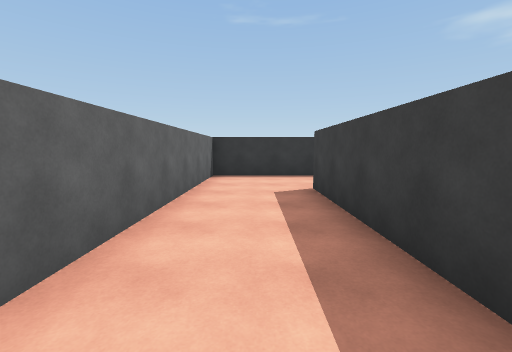
View 1 (above)

23 first-person views from a walk through a 3-D level made in the Unity game engine. The camera is 1.5 m above the floor, tilts 6° down and sees 90° across. The floor is counted in squares, 1.8 m on a side. Each view is taken from the middle of a square. On the plan, view 1 faces up. The plan holds only what a view shows up to about 10 squares ahead; the rest is blank. The place goes on beyond the plan. The player is left out.

View 2
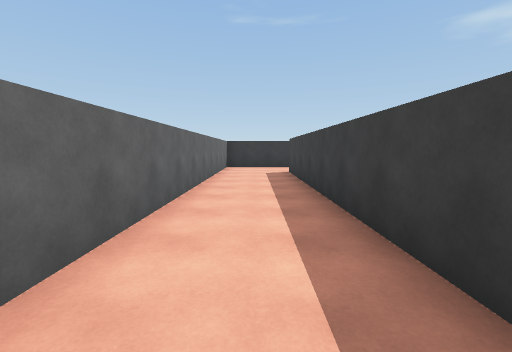

View 3
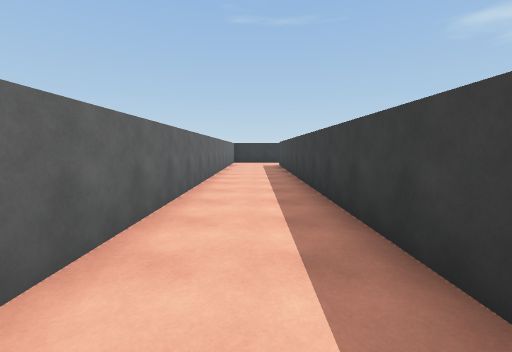

View 4
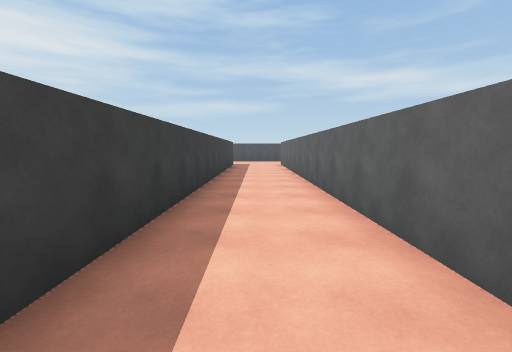

View 5
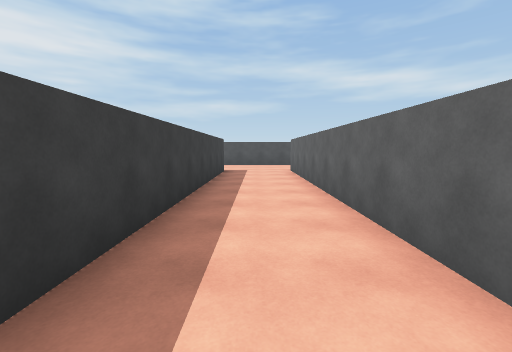

View 6
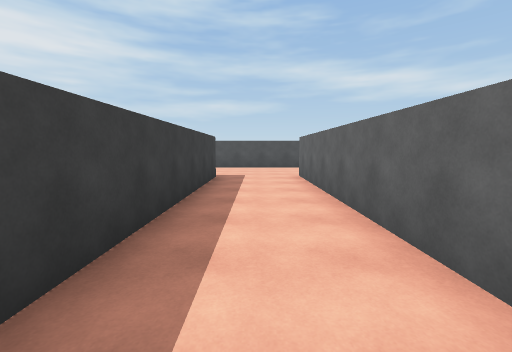

View 7
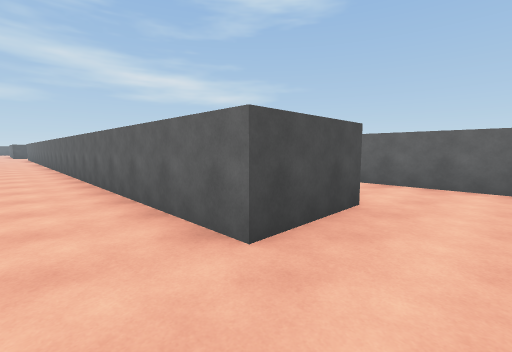

View 8
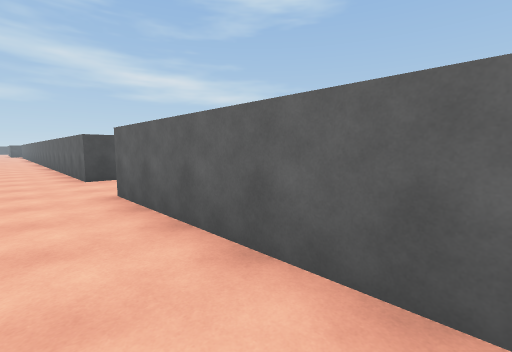

View 9
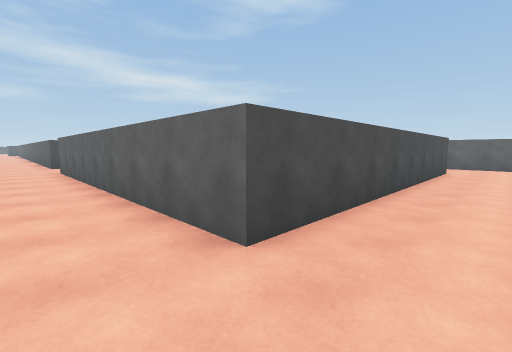

View 10
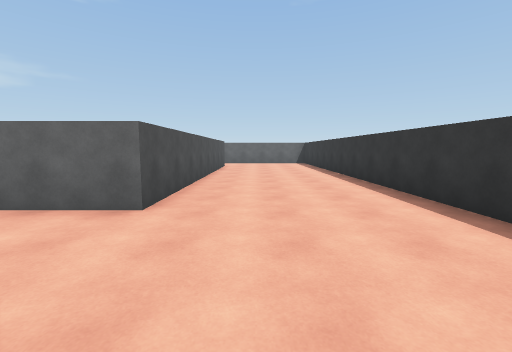

View 11
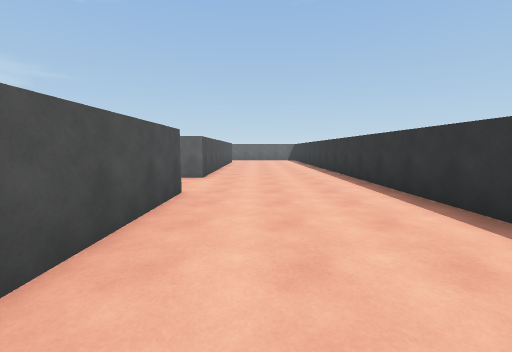

View 12
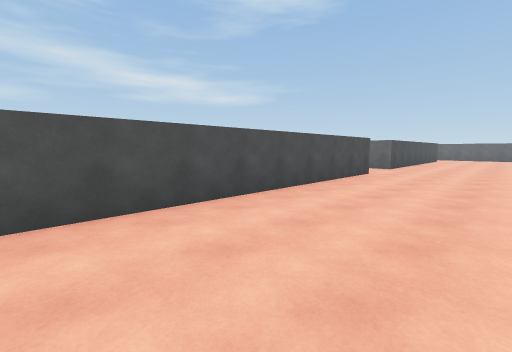

View 13
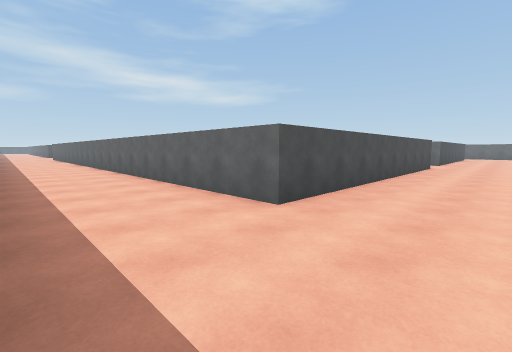

View 14
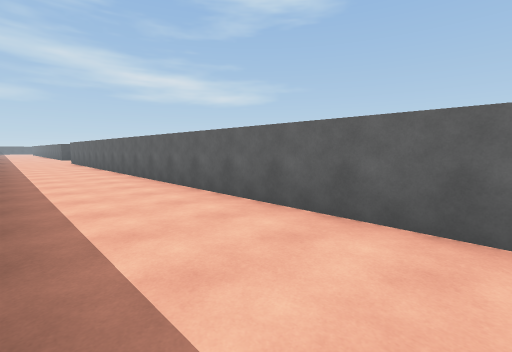

View 15
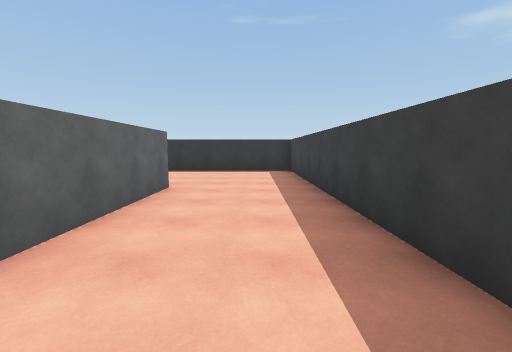

View 16
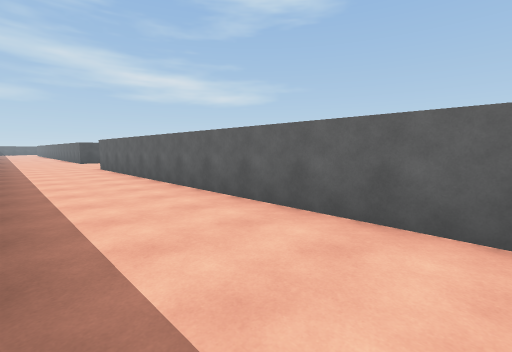

View 17
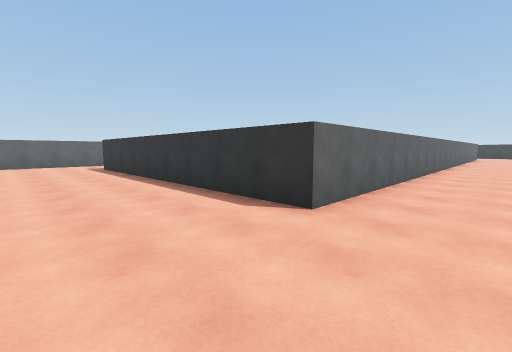

View 18
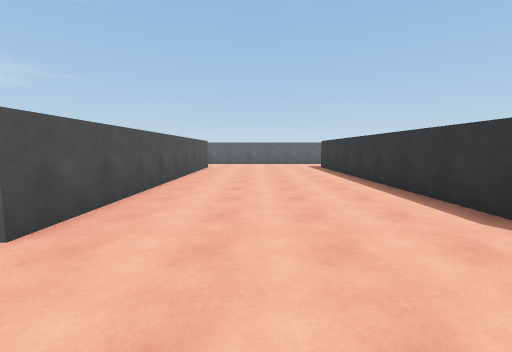

View 19
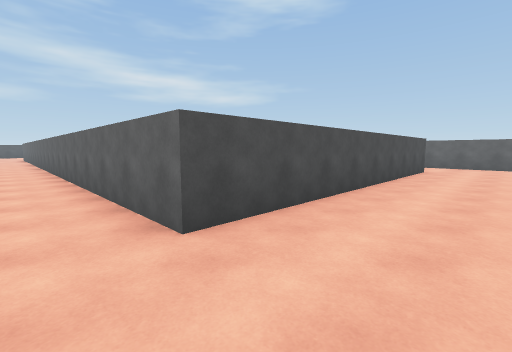

View 20
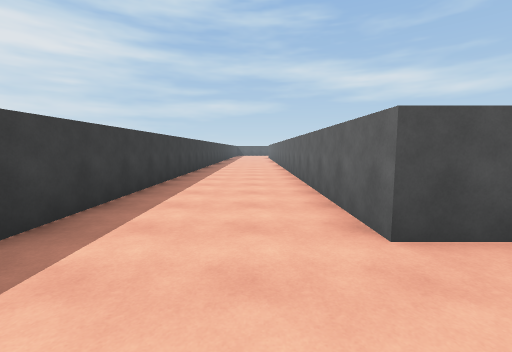

View 21
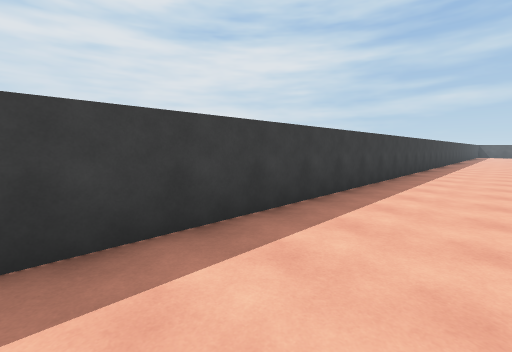

View 22
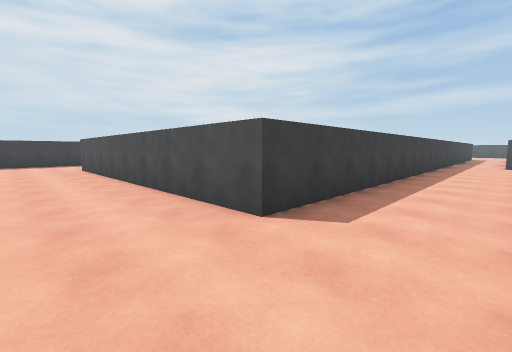

View 23
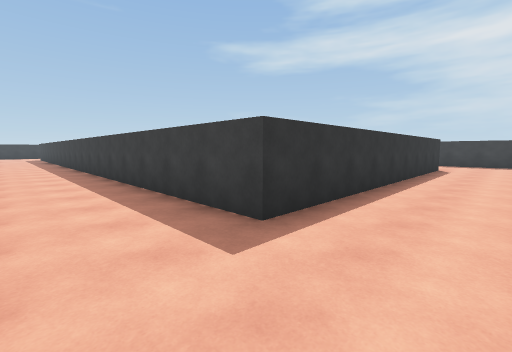

### Floor plan
Points are (right, up) in squares from view 1. A wall is a line through its corners. A room is listed if a view was taken in it or the views show most of it. See-through windows are left out.
Room 1 (views 1, 2, 3, 4, 5, 6)
walls: (1.9, 8.1) (-1.4, 8.1) (-1.4, -17.5); (1.2, -17.5) (1.2, 5.4) (3.6, 5.4)
ways out: opening at (2.5, 6.5) to room 2
Room 2 (views 7, 8, 9, 10, 11, 12, 13, 14, 15, 16, 17, 18, 19, 20, 21, 22, 23)
walls: (19.3, 13.2) (19.3, 21.9) (14.5, 21.9); (3.6, 5.4) (3.6, -5.8); (3.6, -8) (3.6, -8.8); (6, 17.6) (16.1, 17.6) (16.1, -5) (6.1, -5) (6.1, 5.1); (19.3, -17.5) (19.3, -7.9); (8.2, 21.9) (-3, 21.9); (6.1, -17.5) (6.1, -10.2) (15.8, -10.2) (15.8, -17.5); (-3.5, 17.6) (3.6, 17.6) (3.6, 8)
ways out: opening at (2.5, 6.5) to room 1

Where each view was taken, in squares from view 1:
view 1: 0 up, 0 right, facing up
view 2: 4 down, 0 right, facing up
view 3: 8 down, 0 right, facing up
view 4: 5 down, 0 right, facing down
view 5: 9 down, 0 right, facing down
view 6: 11 down, 0 right, facing down
view 7: 7 up, 5 right, facing down-left
view 8: 13 up, 5 right, facing down-left
view 9: 19 up, 5 right, facing down-left
view 10: 19 up, 7 right, facing left
view 11: 19 up, 11 right, facing left
view 12: 21 up, 15 right, facing down-left
view 13: 20 up, 19 right, facing down-left
view 14: 13 up, 19 right, facing down-left
view 15: 12 up, 18 right, facing up
view 16: 7 up, 19 right, facing down-left
view 17: 8 down, 18 right, facing up-left
view 18: 8 down, 18 right, facing left
view 19: 8 down, 17 right, facing down-left
view 20: 8 down, 17 right, facing down
view 21: 8 down, 17 right, facing down-right
view 22: 8 down, 4 right, facing down-right
view 23: 7 down, 4 right, facing up-right
